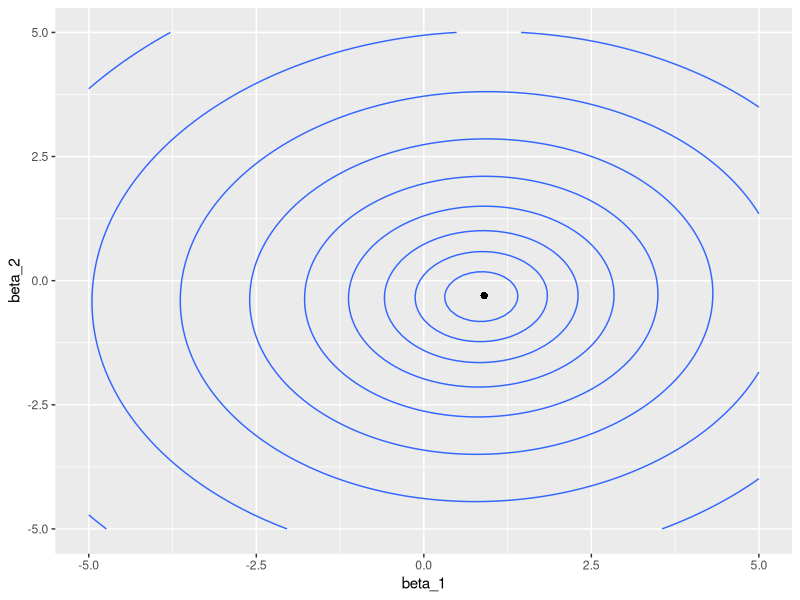
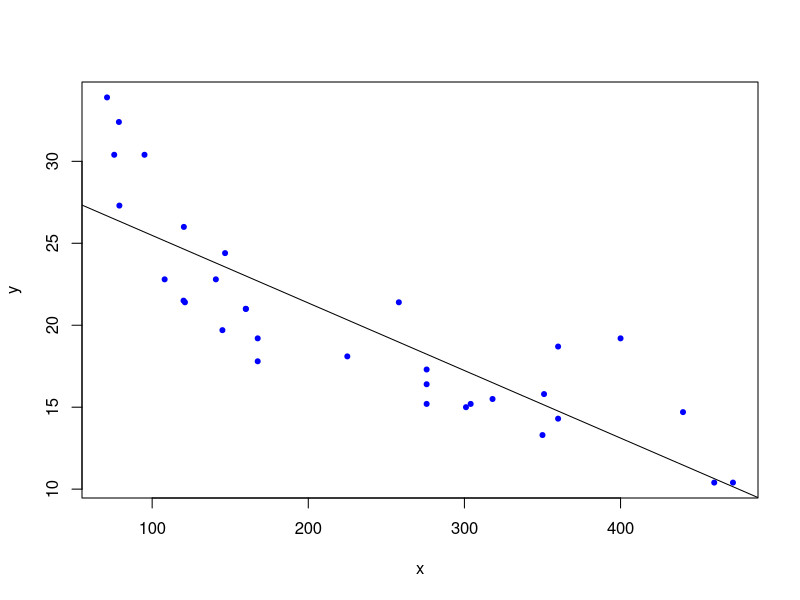

The R script that drew these images, in order:
## ---- chunk 1
#| label: init
#| message: false
library('tidyverse')
set.seed(1)
## ---- chunk 2
n <- 200
beta <- c(0.8, -0.3)
X <- matrix(nrow = n, ncol = length(beta), 
            data = rnorm(n * length(beta), 0, 4))

y <- X %*% beta + rnorm(n, 0, 3)

fm <- lm(y ~ X - 1)
summary(fm)


calc_log_likelihood <- function(beta_1, beta_2) {
  beta_hat <- c(beta_1, beta_2)
  # print(beta_hat)
  # cat('\n')
  # return(NULL)
  y_hat <- X %*% beta_hat
  epsilon_hat <- y - y_hat 
  sigma_hat <- sd(epsilon_hat)
  dn <- dnorm(epsilon_hat, 0, sigma_hat, log = TRUE)
  return(sum(dn))
}

calc_log_likelihood(coef(fm)[1], coef(fm)[2])
logLik(fm)


dat <- expand_grid(beta_1 = seq(-5, 5, by = 0.1), 
                   beta_2 = seq(-5, 5, by = 0.1))

dat$loglik <- map2_dbl(dat$beta_1, dat$beta_2, calc_log_likelihood)

ii <- which.max(dat$loglik)

middle <- dat[ii, ]

dat |> 
  ggplot(aes(beta_1, beta_2, z = loglik)) + 
  geom_contour() + 
  geom_point(aes(x = middle$beta_1, 
                 y = middle$beta_2), 
             inherit.aes = FALSE)

## ---- chunk 3
attach(mtcars)

gradientDesc <- function(x, y, learn_rate, conv_threshold, n, max_iter) {
  plot(x, y, col = "blue", pch = 20)
  m <- runif(1, 0, 1)
  c <- runif(1, 0, 1)
  yhat <- m * x + c
  MSE <- sum((y - yhat) ^ 2) / n
  converged = F
  iterations = 0
  while(converged == F) {
    ## Implement the gradient descent algorithm
    m_new <- m - learn_rate * ((1 / n) * (sum((yhat - y) * x)))
    c_new <- c - learn_rate * ((1 / n) * (sum(yhat - y)))
    m <- m_new
    c <- c_new
    yhat <- m * x + c
    MSE_new <- sum((y - yhat) ^ 2) / n
    if(MSE - MSE_new <= conv_threshold) {
      abline(c, m) 
      converged = T
      return(paste("Optimal intercept:", c, "Optimal slope:", m))
    }
    iterations = iterations + 1
    if(iterations > max_iter) { 
      abline(c, m) 
      converged = T
      return(paste("Optimal intercept:", c, "Optimal slope:", m))
    }
  }
}


# Run the function 

gradientDesc(disp, mpg, 0.0000293, 0.001, 32, 2500000)
